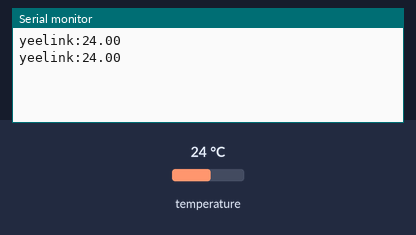
The sketch below on a simulated Arduino Uno, built with avr-gcc and run on an emulated ATmega328P. On the bench: the last lines printed to the serial monitor. Inputs (shaded band) come from the test bench; at power-on: temperature 24 °C.

Above: at 10.8 s.
10.9 s: temperature set to 12 °C
At 20.7 s:
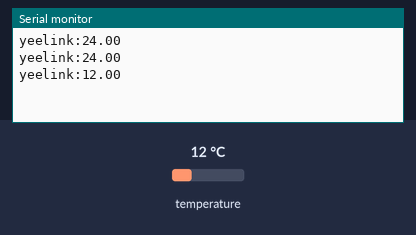
20.9 s: temperature set to 19 °C
At 30.8 s:
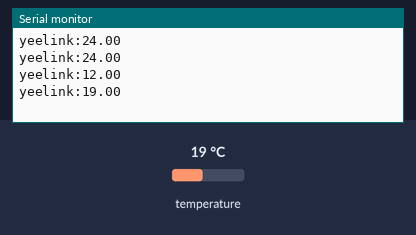
Timing chart, 0 to 32.3 s (numbered marks = the images above; inputs shaded):
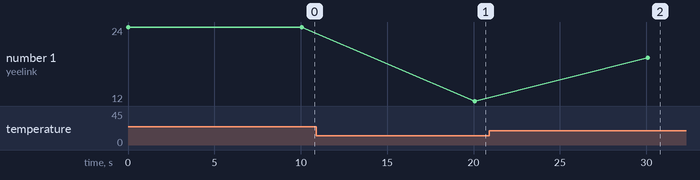

The sketch:

DS18S20.ino
```cpp
/*
   模块 -> 板子
	VCC -> 3.3V
	GND -> GND
	DQ  -> pin 2
*/

#include <OneWire.h>

int DS18S20_Pin = 2; //DS18S20信号线接数字引脚2

//定义温度芯片的 I/O
OneWire ds(DS18S20_Pin);  // 数字引脚2上

void setup(void) {
  Serial.begin(9600);
}

void loop(void) {
  float temperature = getTemp();
  Serial.print("yeelink:");
  Serial.println(temperature);

  delay(10000); //延迟点时间，让DS18B20能够稍微的稳定下来，这样好读取稳定的数据
}

//getTemp()返回温度值
float getTemp(){
  byte data[12];
  byte addr[8];

  if ( !ds.search(addr)) {
      //如果没有1-Wire的设备，就复位搜索
      ds.reset_search();
      return -1000;
  }

  if ( OneWire::crc8( addr, 7) != addr[7]) {
	  //CRC校验
      Serial.println("CRC is not valid!");
      return -1000;
  }

  if ( addr[0] != 0x10 && addr[0] != 0x28) {
      Serial.print("Device is not recognized");
      return -1000;
  }

  ds.reset();
  ds.select(addr);
  ds.write(0x44,1); 			 // 用寄生电源开始转换

  byte present = ds.reset();
  ds.select(addr);
  ds.write(0xBE);  				 // 读取Scratchpad


  for (int i = 0; i < 9; i++) { // 读取9个byte数据，其中包括CRC校验的数据
    data[i] = ds.read();
  }

  ds.reset_search();			 //重新复位搜索
  byte MSB = data[1];
  byte LSB = data[0];

  float tempRead = ((MSB << 8) | LSB); //将数据合成一起?
  float TemperatureSum = tempRead / 16; //除以16就是相当于向右移动4位，也就是将数据的小数部分去除

  return TemperatureSum;

}
```

Measured:
- after the input at 10.9 s, the serial monitor: prints a new line after 9.2 s (image 1)
- after the input at 20.9 s, the serial monitor: prints a new line after 9.2 s (image 2)
- plotted number 1: 24 → 12 after the input at 10.9 s, 12 → 19 after the input at 20.9 s
